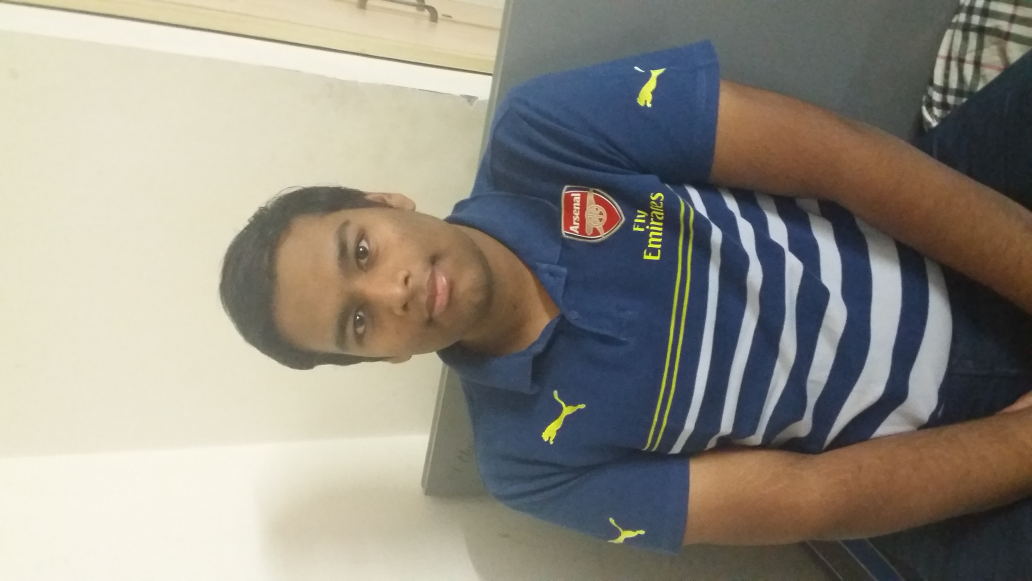
#> input picture attachments/20160501_192635.jpg, 4128 x 2322 px, given as the content of the folder ./yalefaces_centerlight, which was not available (shown at 1/4 size)
$ python -i MainFaceRecognition.py   (imports and definitions only)   (Python 2 division)
#> lines starting #> are read from the running program, lines starting #| are printed output that depends on the picture; pictures that were not available may be replaced by others from this repository, and a replacement may not be noted
#This code allows you to run the code and check for accuracies yourself

import cv2, os
import numpy as np
from PIL import Image
faceCascade = cv2.CascadeClassifier("haarcascade_frontalface_default.xml")

#Different face recognizing algorithms
#recognizer=cv2.face.createEigenFaceRecognizer()

#Using LBPH because it works with different image sizes too
# [1 line that did not run here, left out]

#recognizer=cv2.face.createFisherFaceRecognizer()

dictionary = {1:'Shubham' , 2:'Tanmay' , 3:'Aakash' , 4:'Suril' , 5:'Sanchit' , 6:'Raghav' , 7:'Parth' , 8:'Random 1' , 9:'Random 2' , 10:'Random 3' , 11:'Random 4' , 12:'Random 5' , 13:'Random 6' , 14:'Random 7' , 15:'Random 8' , 16:'Random 9' , 17:'Random 10' , 18:'Random 11'  , 19:'Random 12' , 20:'Random 13' , 21:'Random 14' , 22:'Yashasvi'}

def get_images_and_labels(path):
#> called with path = './yalefaces_centerlight'
    image_paths = [os.path.join(path, f) for f in os.listdir(path) if not f.endswith('.sad')]

    # images will contains face images
    images = []

    # labels will contains the label that is assigned to the image
    labels = []

    for image_path in image_paths:

    	# convert the image to grayscale image for clarity and noise reduction
        image_pil = Image.open(image_path).convert('L')
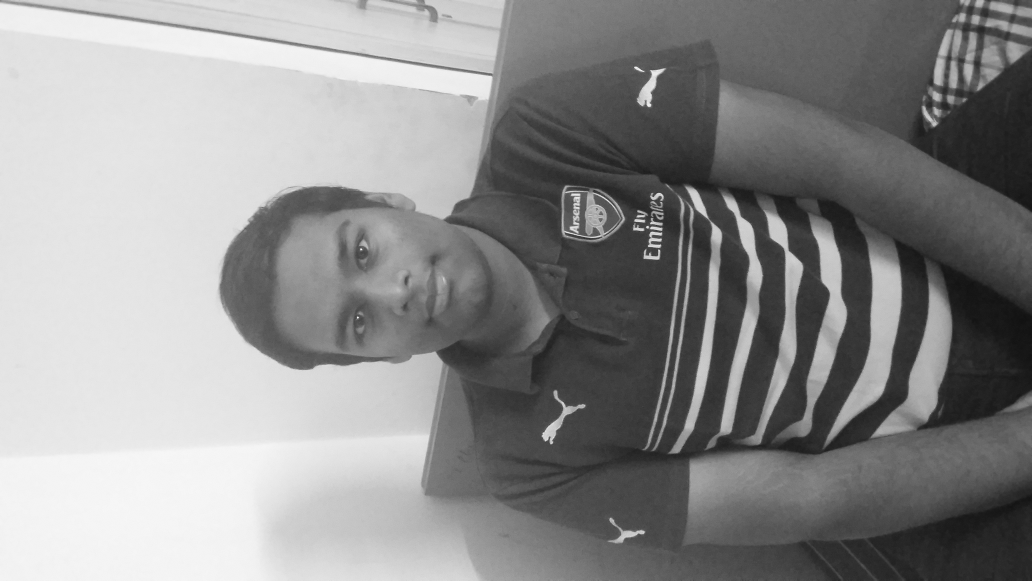
#> image_pil: PIL image 4128x2322 L (shown at 1/4 size); min 14, max 252, mean 141.4

        # Convert the image format into numpy array because furthur functions use this array to work on
        image = np.array(image_pil, 'uint8')

        # Get the label of the image
        label = int(os.path.split(image_path)[1].split(".")[0].replace("subject", ""))

        # Detect the face in the image, uses opencv function to do that
        faces = faceCascade.detectMultiScale(image,1.3)
#> faces = [[1737, 1156, 61, 61]]

        # If face is detected, append the face to images and the label to labels
        # x,y  -->  Starting point or top-left corner of the face rectangle
        # w,h  -->  Height and width of the rectangle
        for (x, y, w, h) in faces:
            images.append(image[y: y + h, x: x + w])
            labels.append(label)
            cv2.imshow("Adding faces to traning set...", image[y: y + h, x: x + w])
            cv2.waitKey(50)
#> this loop made 1 pass
#> pass 1, in get_images_and_labels, `cv2.imshow("Adding faces to traning set...", image[y: y + h, x: x + w])`:
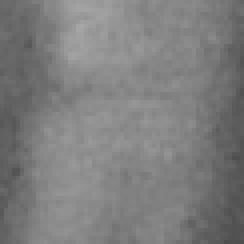
#> window 'Adding faces to traning set...': shape (61, 61) (shown 4 times larger); min 78, max 167, mean 125.4
#> after the loop, images = 1 item; labels = [20160501192635]

    # return the images list and labels list
    return images, labels

#Path to the Our Dataset, can also use Yale Dataset, but be careful for the image sizes
path = './yalefaces_centerlight'
path_test = './yalefaces_centerlight_test'
# Call the get_images_and_labels function and get the face images and the corresponding labels
images, labels = get_images_and_labels(path)
#> images = 1 item; labels = [20160501192635]
# [4 lines not run here, left out]

# Append the images with the extension .sad into image_paths
image_paths = [os.path.join(path_test, f) for f in os.listdir(path_test) if f.endswith('.sad')]

# [22 lines not run here, left out]

>>> result = get_images_and_labels('../attachments/20160501_192635.jpg')
#> the loop in get_images_and_labels (call 2), `for (x, y, w, h) in faces:` made 1 pass

$ run again, on attachments/20160501_192656.jpg
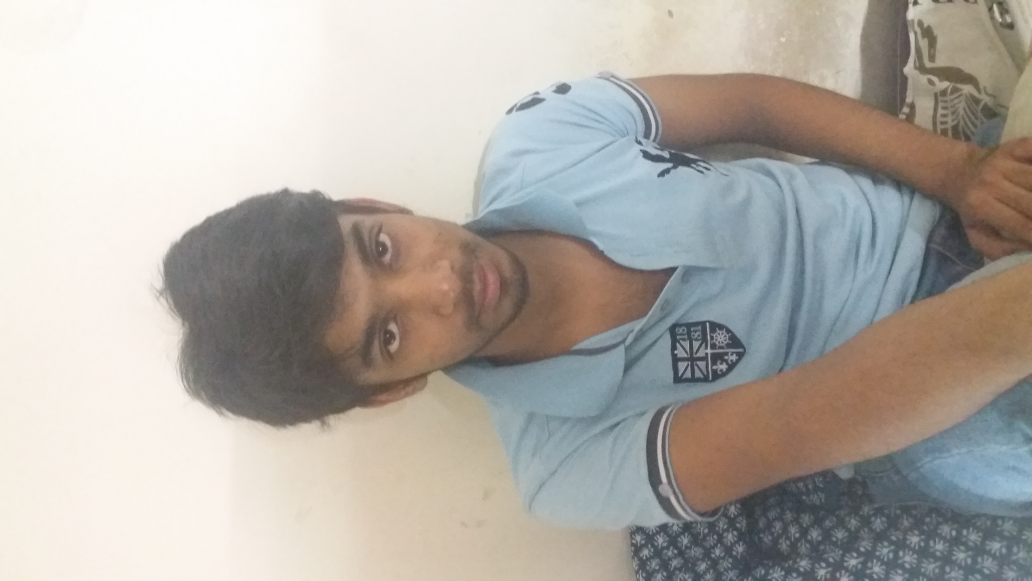
#> input picture attachments/20160501_192656.jpg, 4128 x 2322 px, given as the content of the folder ./yalefaces_centerlight, which was not available (shown at 1/4 size)
#> in get_images_and_labels, `image_pil = Image.open(image_path).convert('L')`:
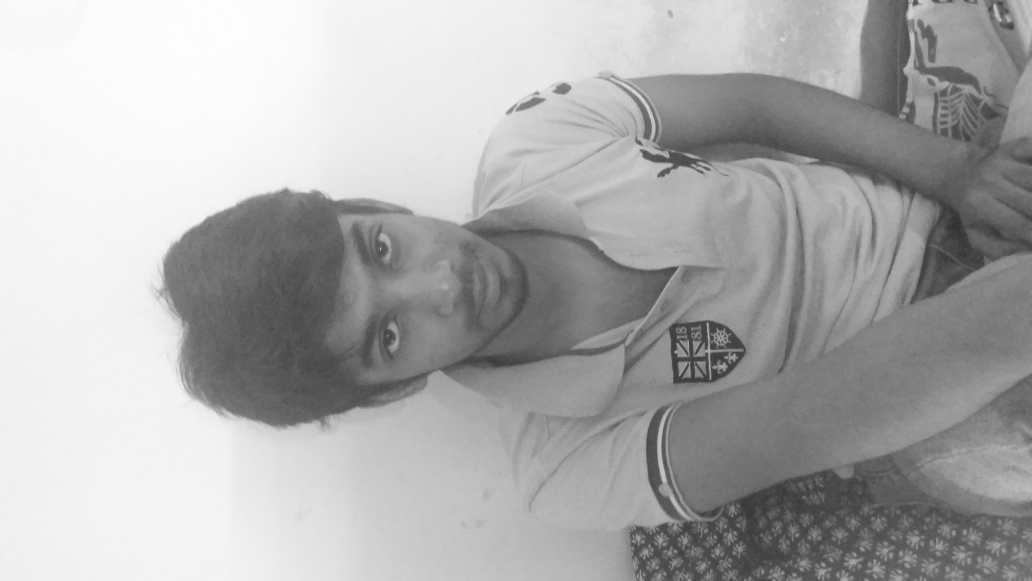
#> image_pil: PIL image 4128x2322 L (shown at 1/4 size); min 18, max 255, mean 173.3
#> faces = ()
#> after the loop in get_images_and_labels, `for (x, y, w, h) in faces:`: images = []
#> result = ([], [])
